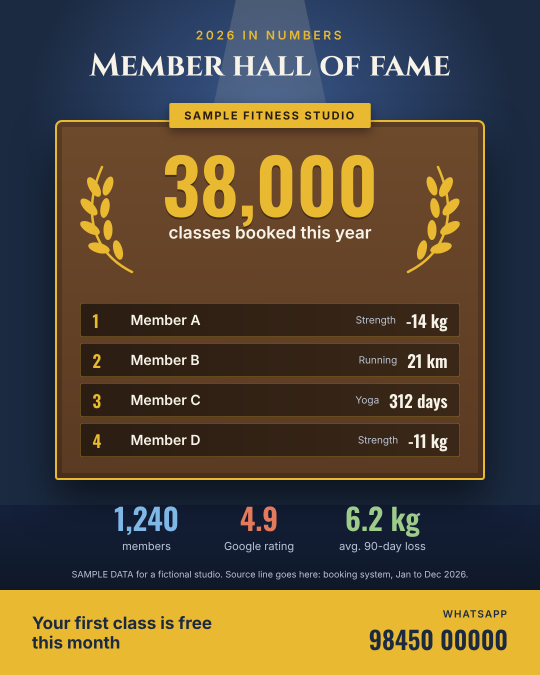
#> input picture examples/awards-board-feed.png, 1080 x 1350 px (shown at 1/2 size)
$ python gate.py ../../../examples/awards-board-feed.png --format meta-feed
#> lines starting #> are read from the running program, lines starting #| are printed output that depends on the picture
#!/usr/bin/env python3
"""Mechanical quality gate for a finished creative.

    python3 gate.py creative.png --format meta-feed

Checks pixel size against the format, file weight and aspect ratio, then writes a
360px-wide phone preview next to the file (needs Pillow; without it only size checks run).
It does not judge the design. Look at the image and score references/quality-gate.md.
"""
import argparse, struct, sys
from pathlib import Path

FORMATS = {
    "meta-feed": (1080, 1350, 30), "meta-story": (1080, 1920, 30), "square": (1080, 1080, 30),
    "youtube-thumb": (1280, 720, 2), "reel-cover": (1080, 1920, 30), "website-hero": (1920, 900, 1),
    "link-ad": (1200, 628, 30),
}


def dims(p):
    b = p.read_bytes()
    if b[:8] == b"\x89PNG\r\n\x1a\n":
        return struct.unpack(">II", b[16:24])
    if b[:2] == b"\xff\xd8":
        i = 2
        while i < len(b):
            if b[i] != 0xFF:
                i += 1; continue
            m = b[i + 1]
            if m in (0xC0, 0xC1, 0xC2):
                h, w = struct.unpack(">HH", b[i + 5:i + 9]); return w, h
            i += 2 + struct.unpack(">H", b[i + 2:i + 4])[0]
    if b[:4] == b"RIFF" and b[8:12] == b"WEBP" and b[12:16] == b"VP8X":
        return int.from_bytes(b[24:27], "little") + 1, int.from_bytes(b[27:30], "little") + 1
    return None


def main():
    ap = argparse.ArgumentParser(description=__doc__, formatter_class=argparse.RawDescriptionHelpFormatter)
    ap.add_argument("image"); ap.add_argument("--format", choices=FORMATS, required=True)
    a = ap.parse_args()
    p = Path(a.image)
    W, H, max_mb = FORMATS[a.format]
    d = dims(p)
    problems = []
    if not d:
        sys.exit("Could not read image size (PNG, JPEG or extended WebP expected).")
    w, h = d
    if (w, h) != (W, H):
        if abs(w / h - W / H) > 0.01:
            problems.append(f"Aspect {w}x{h} does not match {a.format} {W}x{H}. It will be cropped.")
        elif w < W:
            problems.append(f"{w}x{h} is below {W}x{H}. Re-export larger.")
        else:
            print(f"  note: {w}x{h} is a clean multiple of {W}x{H}. Fine.")
    mb = p.stat().st_size / 1e6
    if mb > max_mb:
        problems.append(f"{mb:.1f} MB is above the {max_mb} MB limit for {a.format}.")
    try:
        from PIL import Image
        im = Image.open(p).convert("RGB")
#> im is the input picture: PIL image 1080x1350 RGB; mean R, G, B 87.7, 75.8, 54.8
        prev = im.resize((360, round(360 * im.height / im.width)), Image.LANCZOS)
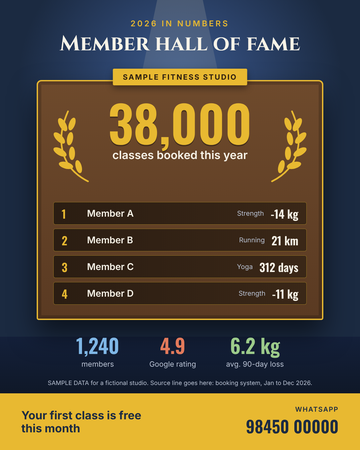
#> prev: PIL image 360x450 RGB; mean R, G, B 87.7, 75.8, 54.8
        out = p.with_name(p.stem + ".phone-preview.png")
        prev.save(out)
        print(f"  phone preview: {out}  (look at it before delivering)")
    except ImportError:
        print("  Pillow not installed, no phone preview. pip install pillow")
    print(f"GATE {p.name}  {w}x{h}  {mb:.2f} MB  format={a.format}")
    for x in problems:
        print("  FAIL " + x)
    print("PASS mechanical checks. Now score the ten questions." if not problems else f"{len(problems)} problem(s)")
    sys.exit(1 if problems else 0)
#> (the program exits here)
